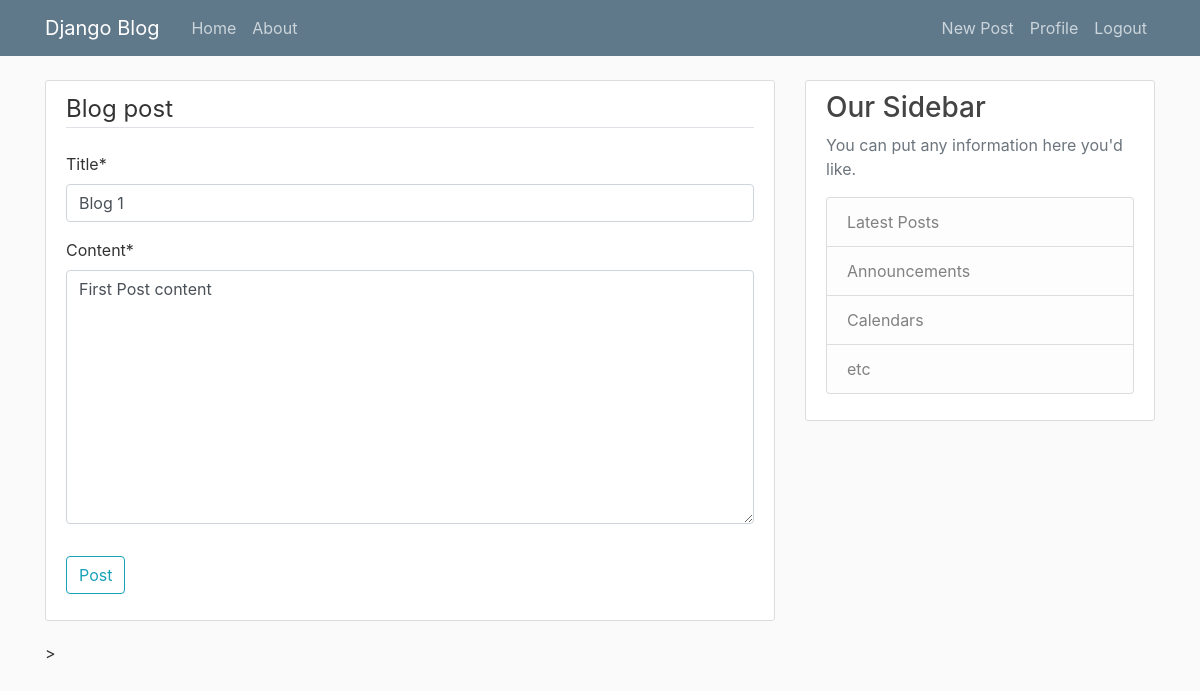
Page /post/1/update (signed in) on the earlier database version.
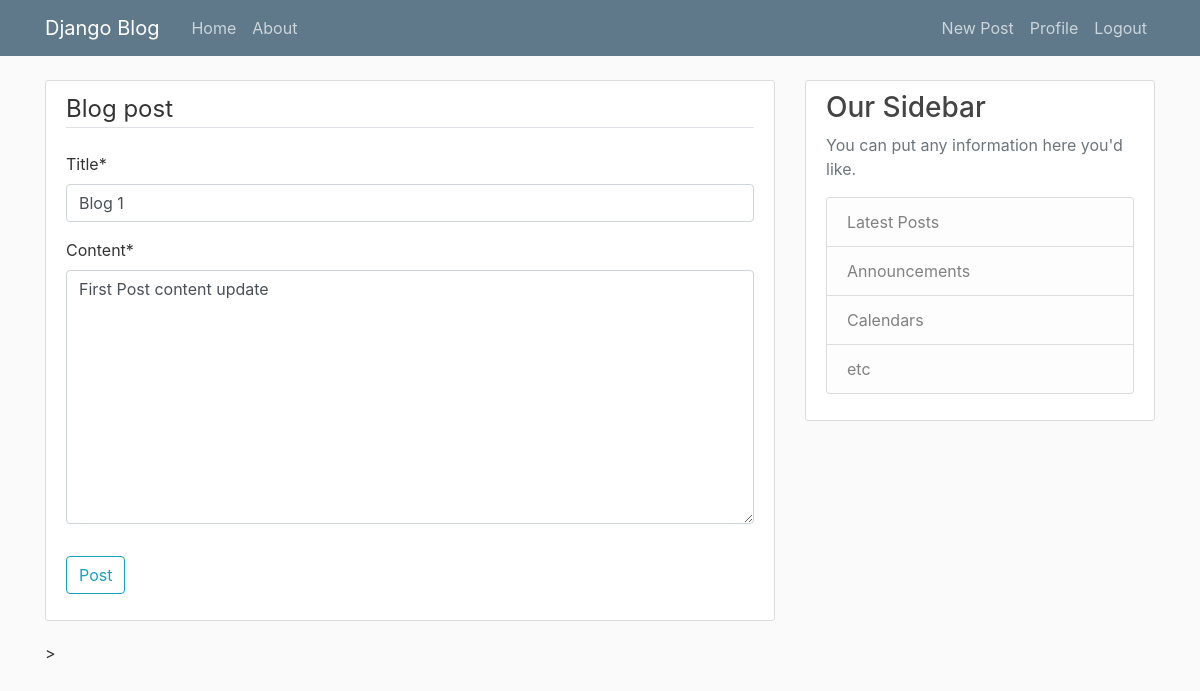
Same page on the later database version.
### blog/models.py (models this page shows, shortened)
class Post(models.Model):
    title = models.CharField(max_length=100)
    content = models.TextField()
    date_posted = models.DateTimeField(default=timezone.now)
    author = models.ForeignKey(User, on_delete=models.CASCADE)

### blog/views.py (the view, shortened to what this page needs)
# urls.py: path('post/<int:pk>/update', PostUpdateView.as_view(), name='post-update'),
class PostUpdateView(LoginRequiredMixin, UserPassesTestMixin, UpdateView ):
    model = Post
    fields = ['title','content']
    def test_func(self):
        post = self.get_object()
        print(self.request.user)
        if self.request.user == post.author:
            return True
        return False

### blog/templates/blog/post_form.html (shortened to what this page needs)
{% extends "blog/base.html"%}
{% load crispy_forms_tags %}
{% block content%}
   <div class="content-section">
        <form method="POST">
            <fieldset class="form-group">
                <legend class="border-bottom mb-4">Blog post</legend>
                {{ form|crispy }}
            </fieldset>
            <div class="form-group">
                <button class="btn btn-outline-info" type="submit">Post</button>
            </div>
        </form>
   </div>>
{% endblock content %}

### blog/templates/blog/base.html (shortened to what this page needs)
{% load static%}
<!DOCTYPE html>
<html>
<head>
    <link rel="stylesheet" href="https://stackpath.bootstrapcdn.com/bootstrap/4.4.1/css/bootstrap.min.css"
>
    <link rel="stylesheet" type="text/css" href="{% static 'blog/main.css'%}">
</head>
<body>
    <header class="site-header">
        <nav class="navbar navbar-expand-md navbar-dark bg-steel fixed-top">
            <div class="container">
                <a class="navbar-brand mr-4" href="/">Django Blog</a>
                <div class="collapse navbar-collapse" id="navbarToggle">
                    <div class="navbar-nav mr-auto">
                        <a class="nav-item nav-link" href="{% url 'blog-home' %}">Home</a>
                        <a class="nav-item nav-link" href="/about">About</a>
                    </div>
                    <div class="navbar-nav">
                        {% if user.is_authenticated %}
                            <a class="nav-item nav-link" href="{% url 'post-create' %}">New Post</a>
                            <a class="nav-item nav-link" href="{% url 'profile' %}">Profile</a>
                            <a class="nav-item nav-link" href="{% url 'logout' %}">Logout</a>
                        {% else %}
                            <a class="nav-item nav-link" href="{% url 'login' %}">Login</a>
                            <a class="nav-item nav-link" href="{% url 'register' %}">Register</a>
                        {% endif %}
                    </div>
                </div>
            </div>
        </nav>
    </header>
    <main role="main" class="container">
        <div class="row">
            <div class="col-md-8">
                {% block content %}{% endblock %}
            </div>
            <div class="col-md-4">
                <div class="content-section">
                    <h3>Our Sidebar</h3>
                    <p class='text-muted'>You can put any information here you'd like.
                        <ul class="list-group">
                            <li class="list-group-item list-group-item-light">Latest Posts</li>
                            <li class="list-group-item list-group-item-light">Announcements</li>
                            <li class="list-group-item list-group-item-light">Calendars</li>
                            <li class="list-group-item list-group-item-light">etc</li>
                        </ul>
                    </p>
                </div>
            </div>
        </div>
    </main>
</body>
</html>

### blog/static/blog/main.css (style rules this page uses)
body { background: #fafafa; color: #333333; margin-top: 5rem; }
h1, h2, h3, h4, h5, h6 { color: #444444; }
ul { margin: 0; }
.bg-steel { background-color: #5f788a; }
.site-header .navbar-nav .nav-link { color: #cbd5db; }
.content-section { background: #ffffff; padding: 10px 20px; border: 1px solid #dddddd; border-radius: 3px; margin-bottom: 20px; }

Differences in the rows shown:
changed Post "Blog 1": content "First Post content" → "First Post content update"
